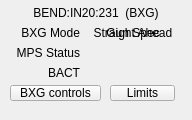
  <widget class="PyDMFrame" name="PyDMFrame_2">
   <property name="geometry">
    <rect>
     <x>10</x>
     <y>193</y>
     <width>192</width>
     <height>120</height>
    </rect>
   </property>
   <property name="toolTip">
    <string/>
   </property>
   <property name="alarmSensitiveBorder" stdset="0">
    <bool>true</bool>
   </property>
   <property name="channel" stdset="0">
    <string>BEND:IN20:231:STATE_ON_MPS</string>
   </property>
   <widget class="QLabel" name="label_5">
    <property name="geometry">
     <rect>
      <x>0</x>
      <y>25</y>
      <width>80</width>
      <height>15</height>
     </rect>
    </property>
    <property name="styleSheet">
     <string notr="true">background-color: rgba(255, 255, 255, 0);</string>
    </property>
    <property name="text">
     <string>BXG Mode</string>
    </property>
    <property name="alignment">
     <set>Qt::AlignRight|Qt::AlignTrailing|Qt::AlignVCenter</set>
    </property>
   </widget>
   <widget class="QLabel" name="label_6">
    <property name="geometry">
     <rect>
      <x>0</x>
      <y>45</y>
      <width>80</width>
      <height>15</height>
     </rect>
    </property>
    <property name="styleSheet">
     <string notr="true">background-color: rgba(255, 255, 255, 0);</string>
    </property>
    <property name="text">
     <string>MPS Status</string>
    </property>
    <property name="alignment">
     <set>Qt::AlignRight|Qt::AlignTrailing|Qt::AlignVCenter</set>
    </property>
   </widget>
   <widget class="QLabel" name="label_7">
    <property name="geometry">
     <rect>
      <x>0</x>
      <y>65</y>
      <width>80</width>
      <height>15</height>
     </rect>
    </property>
    <property name="styleSheet">
     <string notr="true">background-color: rgba(255, 255, 255, 0);</string>
    </property>
    <property name="text">
     <string>BACT</string>
    </property>
    <property name="alignment">
     <set>Qt::AlignRight|Qt::AlignTrailing|Qt::AlignVCenter</set>
    </property>
   </widget>
   <widget class="QLabel" name="label_8">
    <property name="geometry">
     <rect>
      <x>0</x>
      <y>5</y>
      <width>192</width>
      <height>15</height>
     </rect>
    </property>
    <property name="styleSheet">
     <string notr="true">background-color: rgba(255, 255, 255, 0);</string>
    </property>
    <property name="text">
     <string>BEND:IN20:231  (BXG)</string>
    </property>
    <property name="alignment">
     <set>Qt::AlignCenter</set>
    </property>
   </widget>
   <widget class="PyDMEDMDisplayButton" name="PyDMEDMDisplayButton">
    <property name="geometry">
     <rect>
      <x>10</x>
      <y>85</y>
      <width>91</width>
      <height>16</height>
     </rect>
    </property>
    <property name="toolTip">
     <string/>
    </property>
    <property name="text">
     <string>BXG controls</string>
    </property>
    <property name="filenames" stdset="0">
     <stringlist>
      <string>mgnt_in20_bend.edl</string>
     </stringlist>
    </property>
    <property name="showIcon" stdset="0">
     <bool>false</bool>
    </property>
   </widget>
   <widget class="PyDMEDMDisplayButton" name="PyDMEDMDisplayButton_2">
    <property name="geometry">
     <rect>
      <x>110</x>
      <y>85</y>
      <width>65</width>
      <height>16</height>
     </rect>
    </property>
    <property name="toolTip">
     <string/>
    </property>
    <property name="text">
     <string>Limits</string>
    </property>
    <property name="filenames" stdset="0">
     <stringlist>
      <string>mps_in20_bxglimits.edl</string>
     </stringlist>
    </property>
    <property name="showIcon" stdset="0">
     <bool>false</bool>
    </property>
   </widget>
   <widget class="PyDMLabel" name="PyDMLabel_4">
    <property name="geometry">
     <rect>
      <x>85</x>
      <y>65</y>
      <width>96</width>
      <height>15</height>
     </rect>
    </property>
    <property name="toolTip">
     <string/>
    </property>
    <property name="alignment">
     <set>Qt::AlignCenter</set>
    </property>
    <property name="precision" stdset="0">
     <number>2</number>
    </property>
    <property name="precisionFromPV" stdset="0">
     <bool>false</bool>
    </property>
    <property name="alarmSensitiveContent" stdset="0">
     <bool>true</bool>
    </property>
    <property name="channel" stdset="0">
     <string>BEND:IN20:231:BACT</string>
    </property>
    <property name="displayFormat" stdset="0">
     <enum>PyDMLabel::Exponential</enum>
    </property>
   </widget>
   <widget class="PyDMLabel" name="PyDMLabel_5">
    <property name="geometry">
     <rect>
      <x>85</x>
      <y>45</y>
      <width>96</width>
      <height>15</height>
     </rect>
    </property>
    <property name="toolTip">
     <string/>
    </property>
    <property name="alignment">
     <set>Qt::AlignCenter</set>
    </property>
    <property name="alarmSensitiveContent" stdset="0">
     <bool>true</bool>
    </property>
    <property name="channel" stdset="0">
     <string>BEND:IN20:231:STATE_ON_MPS</string>
    </property>
   </widget>
   <widget class="PyDMLabel" name="PyDMLabel_16">
    <property name="geometry">
     <rect>
      <x>85</x>
      <y>25</y>
      <width>96</width>
      <height>15</height>
     </rect>
    </property>
    <property name="toolTip">
     <string/>
    </property>
    <property name="text">
     <string>Straight Ahead</string>
    </property>
    <property name="alignment">
     <set>Qt::AlignCenter</set>
    </property>
    <property name="rules" stdset="0">
     <string>[{&quot;channels&quot;: [{&quot;use_enum&quot;: true, &quot;trigger&quot;: true, &quot;channel&quot;: &quot;BEND:IN20:231:STATE_OFF_MPS&quot;}], &quot;property&quot;: &quot;Visible&quot;, &quot;expression&quot;: &quot;ch[0]!=1&quot;, &quot;name&quot;: &quot;Visible&quot;, &quot;initial_value&quot;: &quot;True&quot;}]</string>
    </property>
    <property name="alarmSensitiveContent" stdset="0">
     <bool>true</bool>
    </property>
    <property name="channel" stdset="0">
     <string/>
    </property>
   </widget>
   <widget class="PyDMLabel" name="PyDMLabel_17">
    <property name="geometry">
     <rect>
      <x>85</x>
      <y>25</y>
      <width>96</width>
      <height>15</height>
     </rect>
    </property>
    <property name="toolTip">
     <string/>
    </property>
    <property name="text">
     <string>Gun Spec</string>
    </property>
    <property name="alignment">
     <set>Qt::AlignCenter</set>
    </property>
    <property name="rules" stdset="0">
     <string>[{&quot;channels&quot;: [{&quot;use_enum&quot;: true, &quot;trigger&quot;: true, &quot;channel&quot;: &quot;BEND:IN20:231:STATE_OFF_MPS&quot;}], &quot;property&quot;: &quot;Visible&quot;, &quot;expression&quot;: &quot;ch[0] == 1&quot;, &quot;name&quot;: &quot;Visible&quot;, &quot;initial_value&quot;: &quot;True&quot;}]</string>
    </property>
    <property name="alarmSensitiveContent" stdset="0">
     <bool>true</bool>
    </property>
    <property name="channel" stdset="0">
     <string/>
    </property>
   </widget>
  </widget>
